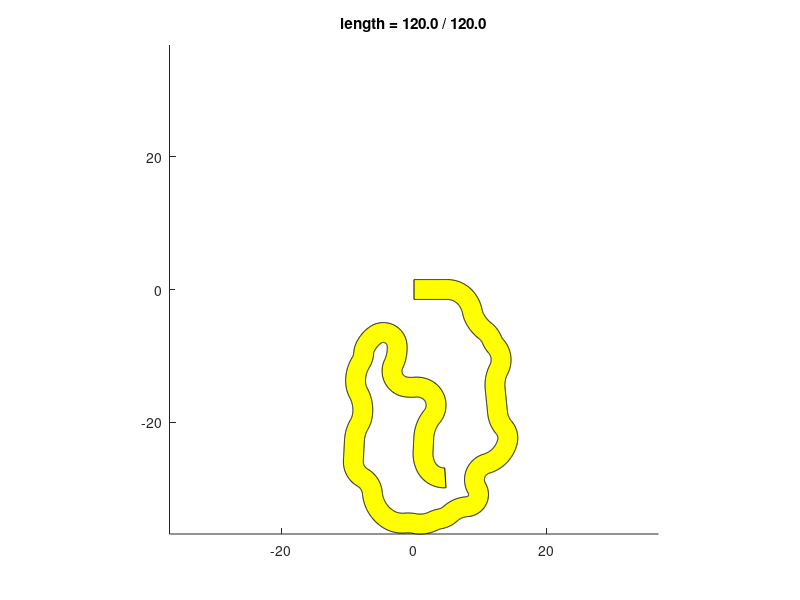

This chart was generated by the following MATLAB code:
function MakeRoad(varargin)
% MakeRoad   create a road for use with DesignProblem04
%
%   MakeRoad creates a road of length 120 meters with piecewise-constant
%       curvature for use with DesignProblem04. It saves this road (by
%       default) to 'road.mat'.
%
%   MakeRoad(filename) allows you to specify the name of the file that
%       contains the new road (default is 'road.mat').
%
%   MakeRoad(filename, 'display', false) turns off the interactive plotting
%       and suppresses all output to the command window.
%

% Parse the arguments
p = inputParser;
p.PartialMatching = false;
addOptional(p, 'filename', 'road.mat', @ischar);
addParameter(p, 'display', true, @islogical);
parse(p, varargin{:});
params = p.Results;

% Define more parameters
params.pstraight = 0.15;
params.stot = 120;
params.smax = 5;
params.smin = 1;
params.roadwidth = 3;
params.hmax = 3*pi/4;
params.rmin = 0.6*params.roadwidth;
params.rmax = 2.0*params.roadwidth;
params.maxnumtries = 3;
params.drawres = 5e-2;
params.colres = 1e-1;

% Initialize road
road.s = [0 params.smax];
road.w = [0 0];
road.q = [0 params.smax;0 0;0 0];

% Iterate
while (1)
    [road,res] = ExtendRoad(road,params);
    if (res)
        break;
    end
end
road.roadwidth = params.roadwidth;
if params.display
    DrawRoad(road,params);
end
save(params.filename,'road');
if params.display
    fprintf(1,'road saved to ''%s''\n',params.filename);
end

function [road,res] = ExtendRoad(road,params)
res = 0;

% turning rate
if (rand<params.pstraight)
    w = 0;
else
    r = params.rmin + ((params.rmax-params.rmin)*rand);
    w = sign(rand-0.5)*(1/r);
end

% arc length
ds = params.smin + (params.smax-params.smin)*rand;
if (abs(ds*w)>params.hmax)
    ds = abs(params.hmax/w);
end

% current road segment
road.s(:,end+1) = road.s(:,end)+ds;
road.w(:,end+1) = w;
road.q(:,end+1) = WhereAmI(road.s(:,end),road);

if params.display
    DrawRoad(road,params);
end

[col,q1,q2] = IsSelfCollision(road,params.colres,params.roadwidth);
% check current road segment for collisions
if col
    road.s = road.s(1:end-1);
    road.w = road.w(1:end-1);
    road.q = road.q(:,1:end-1);
    if params.display
        plot(q1(1),q1(2),'r.',q2(1),q2(2),'b.');
        drawnow;
    end
    return;
else
    % stop if road is long enough
    if (road.s(:,end)>params.stot)
        road.s(:,end)=params.stot;
        road.q(:,end) = WhereAmI(road.s(:,end),road);
        res = 1;
        return;
    end

    for i=1:params.maxnumtries
        [road,res] = ExtendRoad(road,params);
        if (res)
            return;
        end
    end
end
road.s = road.s(1:end-1);
road.w = road.w(1:end-1);
road.q = road.q(:,1:end-1);

function h=DrawRoad(road,params)
clf;
axis equal;
hold on;
axis(10*[-1 1 -1 1]);
s = 0;
q = road.q(:,1);
while (s<road.s(end))

    s = s+params.drawres;
    qcur = WhereAmI(s,road);
    q(:,end+1) = qcur;

end
qL = q(1:2,:)+0.5*params.roadwidth*[-sin(q(3,:)); cos(q(3,:))];
qR = q(1:2,:)-0.5*params.roadwidth*[-sin(q(3,:)); cos(q(3,:))];
qroad = [qR fliplr(qL) qR(:,1)];
h = patch(qroad(1,:),qroad(2,:),'y');
w = max(max(abs(qroad(1,:))),max(abs(qroad(2,:))));
axis(w*[-1 1 -1 1]);
title(sprintf('length = %5.1f / %5.1f',road.s(end),params.stot));
drawnow;


function [col,q1,q2] = IsSelfCollision(road,res,r)
col=0;
q1=[];
q2=[];
ds = road.s(end)-road.s(end-1);
s = linspace(road.s(end-1),road.s(end),1+ceil(ds/res));
scheck = linspace(0,road.s(end-1),1+ceil(road.s(end-1)/res));
if isempty(scheck)
    return
end
qcheck = inf(3,size(scheck,2));
for i=1:length(scheck)
    qcheck(:,i) = WhereAmI(scheck(i),road);
end
for i=1:length(s)
    q2 = qcheck(1:2,:);
    q1 = WhereAmI(s(i),road);
    q1 = q1(1:2);

    while (norm(q1-q2(:,end))<r)
        q2 = q2(:,1:end-1);
        if (isempty(q2))
            break;
        end
    end
    if (isempty(q2))
        break;
    end



    d = sqrt(sum((repmat(q1,1,size(q2,2))-q2).^2,1));
    j = find(d<r,1);
    if ~isempty(j)
        col=1;
        q2 = q2(:,j);
        return;
    end

end


% Returns the current pose "q" and turning rate "w" on the road, given the
% current arc-length "s" along the road and the current forward speed "v".
function q = WhereAmI(s,road)
if (s>road.s(end))

    q = road.q(:,end);

else

    i = find(s<=road.s,1,'first');
    if (i==1)
        i=2;
    end

    q0 = road.q(:,i-1);
    ds = s-road.s(i-1);
    dh = road.w(i)*ds;

    dq = [ds*mysinc(dh/2)*cos(q0(3)+(dh/2));
          ds*mysinc(dh/2)*sin(q0(3)+(dh/2));
          dh];
    q = q0+dq;

end

% Returns sin(x)/x (MATLAB defines "sinc" slightly differently).
function y=mysinc(x)
y = sinc(x/pi);
